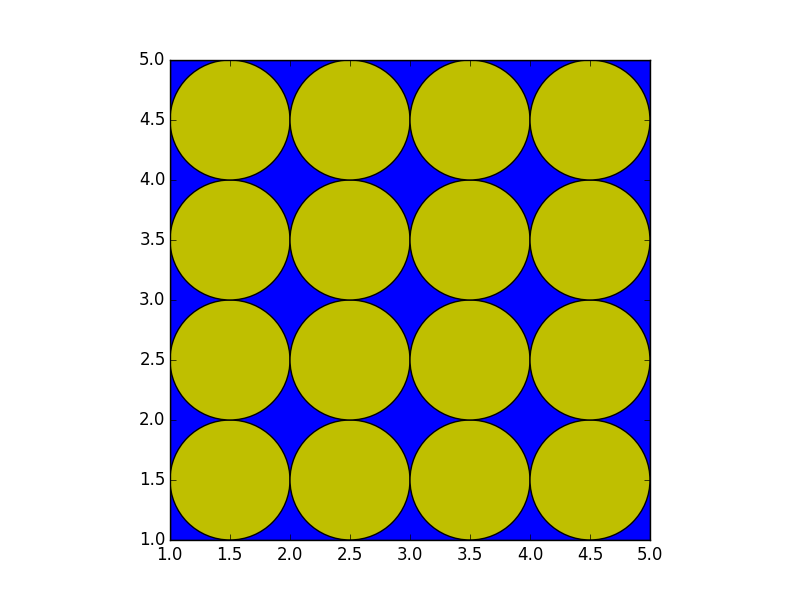

Generate this figure with Python:
'''
circle_in_square.py

Circles in a square
'''

from matplotlib import pyplot as plt

def draw_square():
    square = plt.Polygon([(1, 1), (5, 1), (5, 5), (1, 5)], closed=True)
    return square

def draw_circle(x, y):
    circle = plt.Circle((x, y), radius=0.5, fc='y')
    return circle

if __name__ == '__main__':

    ax = plt.gca()
    s = draw_square()
    ax.add_patch(s)
    y = 1.5
    while y < 5:
        x = 1.5
        while x < 5:
            c = draw_circle(x, y)
            ax.add_patch(c)

            x += 1.0
        y += 1.0

    plt.axis('scaled') 
    #plt.show()
    plt.savefig('circle_in_square.png')
